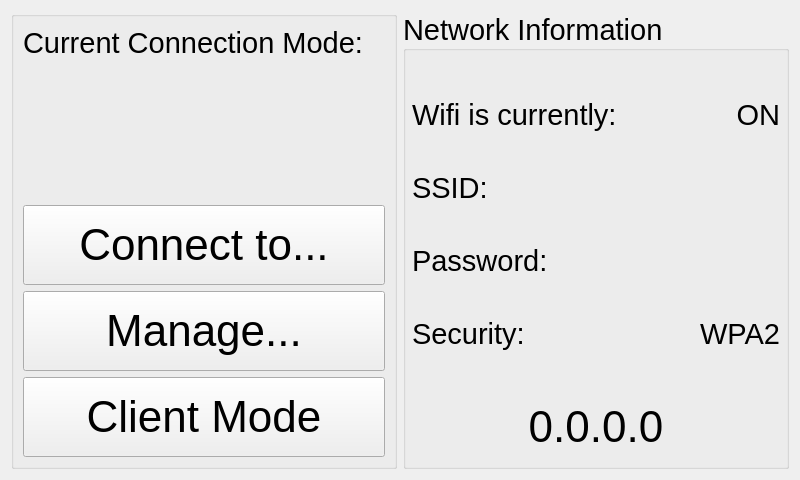
<?xml version="1.0" encoding="UTF-8"?>
<ui version="4.0">
 <class>TelloConnectWidget</class>
 <widget class="QWidget" name="TelloConnectWidget">
  <property name="geometry">
   <rect>
    <x>0</x>
    <y>0</y>
    <width>800</width>
    <height>480</height>
   </rect>
  </property>
  <property name="windowTitle">
   <string>Network Settings</string>
  </property>
  <layout class="QVBoxLayout" name="verticalLayout">
   <item>
    <layout class="QHBoxLayout" name="horizontalLayout_3">
     <property name="sizeConstraint">
      <enum>QLayout::SetFixedSize</enum>
     </property>
     <item>
      <widget class="QGroupBox" name="ConnectionInfo">
       <property name="font">
        <font>
         <pointsize>22</pointsize>
        </font>
       </property>
       <property name="title">
        <string/>
       </property>
       <property name="alignment">
        <set>Qt::AlignLeading|Qt::AlignLeft|Qt::AlignVCenter</set>
       </property>
       <layout class="QVBoxLayout" name="verticalLayout_3">
        <item>
         <layout class="QVBoxLayout" name="currentModeVertical">
          <property name="spacing">
           <number>15</number>
          </property>
          <item>
           <widget class="QLabel" name="currentConnectionModeLabel">
            <property name="text">
             <string>Current Connection Mode:</string>
            </property>
           </widget>
          </item>
          <item>
           <widget class="QLabel" name="currentModeLabel">
            <property name="text">
             <string/>
            </property>
            <property name="alignment">
             <set>Qt::AlignCenter</set>
            </property>
           </widget>
          </item>
         </layout>
        </item>
        <item>
         <spacer name="verticalSpacer">
          <property name="orientation">
           <enum>Qt::Vertical</enum>
          </property>
          <property name="sizeHint" stdset="0">
           <size>
            <width>20</width>
            <height>50</height>
           </size>
          </property>
         </spacer>
        </item>
        <item>
         <widget class="QPushButton" name="ConnectButton">
          <property name="enabled">
           <bool>true</bool>
          </property>
          <property name="minimumSize">
           <size>
            <width>0</width>
            <height>80</height>
           </size>
          </property>
          <property name="font">
           <font>
            <pointsize>33</pointsize>
           </font>
          </property>
          <property name="text">
           <string>Connect to...</string>
          </property>
          <property name="icon">
           <iconset resource="../rc/icons.qrc">
            <normaloff>:/icons/wifi.png</normaloff>:/icons/wifi.png</iconset>
          </property>
          <property name="iconSize">
           <size>
            <width>30</width>
            <height>30</height>
           </size>
          </property>
          <property name="checkable">
           <bool>false</bool>
          </property>
         </widget>
        </item>
        <item>
         <widget class="QPushButton" name="ManageButton">
          <property name="minimumSize">
           <size>
            <width>0</width>
            <height>80</height>
           </size>
          </property>
          <property name="font">
           <font>
            <pointsize>33</pointsize>
           </font>
          </property>
          <property name="text">
           <string>Manage...</string>
          </property>
          <property name="icon">
           <iconset resource="../rc/icons.qrc">
            <normaloff>:/icons/wrench1.png</normaloff>:/icons/wrench1.png</iconset>
          </property>
          <property name="iconSize">
           <size>
            <width>30</width>
            <height>30</height>
           </size>
          </property>
         </widget>
        </item>
        <item>
         <widget class="QPushButton" name="clientModeButton">
          <property name="minimumSize">
           <size>
            <width>0</width>
            <height>80</height>
           </size>
          </property>
          <property name="font">
           <font>
            <pointsize>33</pointsize>
           </font>
          </property>
          <property name="text">
           <string>Client Mode</string>
          </property>
         </widget>
        </item>
       </layout>
      </widget>
     </item>
     <item>
      <widget class="QGroupBox" name="NetworkInfo">
       <property name="font">
        <font>
         <pointsize>22</pointsize>
        </font>
       </property>
       <property name="title">
        <string>Network Information</string>
       </property>
       <property name="alignment">
        <set>Qt::AlignLeading|Qt::AlignLeft|Qt::AlignVCenter</set>
       </property>
       <layout class="QVBoxLayout" name="verticalLayout_2" stretch="0,0,0,0,0,0">
        <property name="spacing">
         <number>6</number>
        </property>
        <property name="leftMargin">
         <number>6</number>
        </property>
        <property name="topMargin">
         <number>30</number>
        </property>
        <property name="rightMargin">
         <number>6</number>
        </property>
        <property name="bottomMargin">
         <number>6</number>
        </property>
        <item>
         <layout class="QHBoxLayout" name="WifiHorizontal">
          <item>
           <widget class="QLabel" name="stateLabel">
            <property name="font">
             <font>
              <pointsize>22</pointsize>
             </font>
            </property>
            <property name="text">
             <string>Wifi is currently:</string>
            </property>
           </widget>
          </item>
          <item>
           <widget class="QLabel" name="state">
            <property name="minimumSize">
             <size>
              <width>25</width>
              <height>0</height>
             </size>
            </property>
            <property name="font">
             <font>
              <pointsize>22</pointsize>
             </font>
            </property>
            <property name="text">
             <string>ON</string>
            </property>
            <property name="alignment">
             <set>Qt::AlignRight|Qt::AlignTrailing|Qt::AlignVCenter</set>
            </property>
           </widget>
          </item>
         </layout>
        </item>
        <item>
         <layout class="QHBoxLayout" name="SSIDHorizontal">
          <item>
           <widget class="QLabel" name="ssidLabel">
            <property name="font">
             <font>
              <pointsize>22</pointsize>
             </font>
            </property>
            <property name="text">
             <string>SSID:</string>
            </property>
           </widget>
          </item>
          <item>
           <widget class="QLabel" name="ssid">
            <property name="font">
             <font>
              <pointsize>22</pointsize>
             </font>
            </property>
            <property name="text">
             <string/>
            </property>
            <property name="alignment">
             <set>Qt::AlignRight|Qt::AlignTrailing|Qt::AlignVCenter</set>
            </property>
           </widget>
          </item>
         </layout>
        </item>
        <item>
         <layout class="QHBoxLayout" name="PasswordHorizontal" stretch="0,0">
          <item>
           <widget class="QLabel" name="passwordLabel">
            <property name="font">
             <font>
              <pointsize>22</pointsize>
             </font>
            </property>
            <property name="text">
             <string>Password:</string>
            </property>
           </widget>
          </item>
          <item>
           <widget class="QLabel" name="password">
            <property name="font">
             <font>
              <pointsize>22</pointsize>
             </font>
            </property>
            <property name="text">
             <string/>
            </property>
            <property name="alignment">
             <set>Qt::AlignRight|Qt::AlignTrailing|Qt::AlignVCenter</set>
            </property>
           </widget>
          </item>
         </layout>
        </item>
        <item>
         <layout class="QHBoxLayout" name="SecurityHorizontal">
          <item>
           <widget class="QLabel" name="securityLabel">
            <property name="enabled">
             <bool>true</bool>
            </property>
            <property name="font">
             <font>
              <pointsize>22</pointsize>
             </font>
            </property>
            <property name="text">
             <string>Security:</string>
            </property>
           </widget>
          </item>
          <item>
           <widget class="QLabel" name="security">
            <property name="font">
             <font>
              <pointsize>22</pointsize>
             </font>
            </property>
            <property name="text">
             <string>WPA2</string>
            </property>
            <property name="alignment">
             <set>Qt::AlignRight|Qt::AlignTrailing|Qt::AlignVCenter</set>
            </property>
           </widget>
          </item>
         </layout>
        </item>
        <item>
         <spacer name="verticalSpacer_2">
          <property name="orientation">
           <enum>Qt::Vertical</enum>
          </property>
          <property name="sizeType">
           <enum>QSizePolicy::Preferred</enum>
          </property>
          <property name="sizeHint" stdset="0">
           <size>
            <width>20</width>
            <height>20</height>
           </size>
          </property>
         </spacer>
        </item>
        <item>
         <layout class="QHBoxLayout" name="IPHorizontal">
          <item>
           <widget class="QLabel" name="ip">
            <property name="font">
             <font>
              <pointsize>33</pointsize>
             </font>
            </property>
            <property name="text">
             <string>0.0.0.0</string>
            </property>
            <property name="alignment">
             <set>Qt::AlignCenter</set>
            </property>
           </widget>
          </item>
         </layout>
        </item>
       </layout>
      </widget>
     </item>
    </layout>
   </item>
  </layout>
 </widget>
 <resources>
  <include location="../rc/icons.qrc"/>
 </resources>
 <connections/>
</ui>
